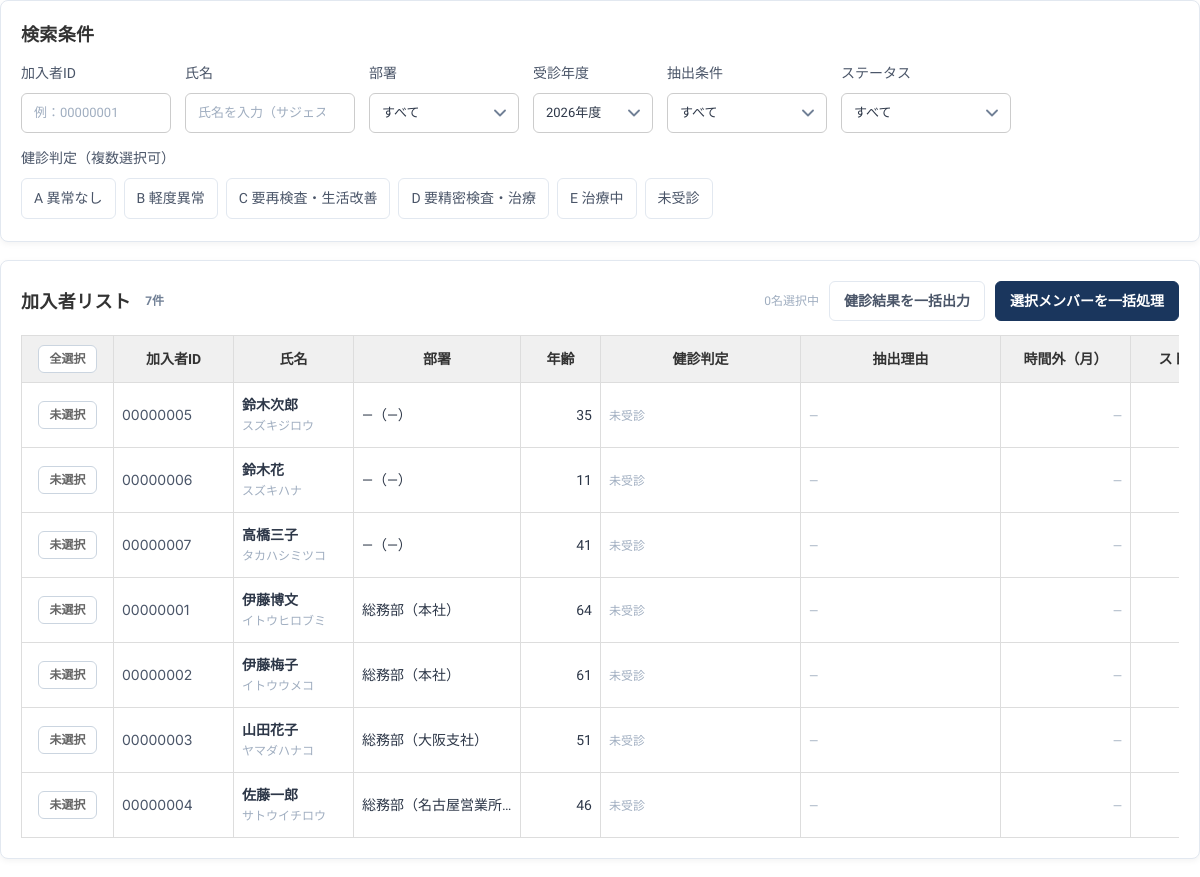
Page /oh/ (signed in) on the committed database.
### tables this page shows
CREATE TABLE member (
  id           INTEGER PRIMARY KEY AUTOINCREMENT,
  kenpo_id     INTEGER NOT NULL REFERENCES kenpo(id),
  company_id   INTEGER REFERENCES company(id),  -- あとから紐づける運用のため任意
  office_id    INTEGER REFERENCES office(id),   -- 所属コードが空の場合は未設定
  dept_id      INTEGER REFERENCES department(id),  -- 部署（事業所の下）。任意
  member_no    TEXT NOT NULL,                  -- 被保険者証番号
  cert_mark    TEXT,                            -- 被保険者証記号
  cert_branch  TEXT,                            -- 被保険者証枝番
  attr         TEXT,                            -- 被保険者属性名
  relation     TEXT,                            -- 続柄名称
  name         TEXT NOT NULL,                   -- 対象者氏名（漢字）
  kana         TEXT,                            -- 対象者氏名（カナ）
  sex          TEXT,
  birth        TEXT,
  qualified_at TEXT,                            -- 資格取得日（家族認定日）
  lost_at      TEXT,                            -- 資格喪失日（家族削除日）
  zip          TEXT,
  address      TEXT,
  address2     TEXT,                            -- 住所（建物名）
  tel          TEXT,
  email        TEXT,
  delivery_code TEXT,                           -- 配付先コード
  employee_code TEXT,                           -- 社員コード
  connect_id   TEXT,
  personal_id  TEXT,                            -- 個人ID
  subscriber_id TEXT,                           -- 加入者ID
  src_company_code TEXT,                        -- 取込時の事業所（企業）コード
  src_office_code  TEXT,                        -- 取込時の所属コード
  created_at   TEXT NOT NULL DEFAULT (datetime('now','localtime')),
  updated_at   TEXT, night_work INTEGER NOT NULL DEFAULT 0, excluded INTEGER NOT NULL DEFAULT 0,
  -- 本人と家族は同じ被保険者証番号で枝番が異なるため、枝番まで含めて一意にする
  UNIQUE (kenpo_id, cert_mark, member_no, cert_branch)
);

### sanmen.py (the view)
@bp.route("/")
@need("oh.list")
def oh_list():
    acc = H.current_account()
    f = form_filter()
    rows = build_rows(acc, f["fy"], f)
    flow_c = flow_counts(rows)
    rows = apply_row_filter(rows, f)
    total = len(rows)
    done = sum(1 for r in rows if r["exam_date"])
    cols = visible_cols(acc)
    if is_doctor(acc):
        cols = [c for c in cols if c != "dept"]
    return render_template("sanmen_list.html", rows=rows, f=f, flow_c=flow_c,
                           cols=cols, total=total, done=done,
                           notdone=total - done, **common(f["fy"]))

### app.py (called while the page is built, shortened)
def feature_na(key, role_key):
    return role_key in FEATURE_NA_ROLES.get(key, ())

def get_db():
    if "db" not in g:
        g.db = sqlite3.connect(DB_PATH)
        g.db.row_factory = sqlite3.Row
        g.db.execute("PRAGMA foreign_keys = ON")
    return g.db

def asset_ver(name="app.css"):
    try:
        return str(int(os.path.getmtime(os.path.join(BASE_DIR, "static", name))))
    except OSError:
        return "0"

@app.context_processor
def inject_asset_ver():
    return {"ASSET_V": asset_ver()}

def real_account():
    aid = session.get("account_id")
    if not aid:
        return None
    if "real_acc" not in g:
        g.real_acc = get_db().execute(
            "SELECT * FROM account WHERE id=? AND status='active'", (aid,)).fetchone()
    return g.real_acc

def support_kenpo():
    kid = session.get("support_kenpo_id")
    if not kid:
        return None

def current_account():
    me = real_account()
    if not me:
        return None
    if "acc" not in g:
        kenpo = support_kenpo()
        if kenpo:
            acc = dict(me)
            acc.update(role="kenpo_user", view_scope="kenpo_all", kenpo_id=kenpo["id"],
                       company_id=None, is_primary=0, can_download=me["can_download"],
                       name=f"{me['name']}（サポート）", support=True,
                       support_kenpo=kenpo["name"])
            g.acc = acc
        else:
            g.acc = me
    return g.acc

def sub_role(acc):
    if not acc:
        return ""
    try:
        v = acc["sub_role"]
    except (KeyError, IndexError):
        return ""
    return (v or "") if v in SUB_ROLE_LABELS else ""

def is_doctor(acc=None):
    return sub_role(acc if acc is not None else current_account()) == "doctor"

def role_key(acc=None):
    acc = acc if acc is not None else current_account()
    if not acc:
        return ""
    s = sub_role(acc)
    return acc["role"] + ("/" + s if s else "")

def feature_overrides():
    if "features" not in g:
        try:
            g.features = {(r["role_key"], r["feature"]): bool(r["allowed"])
                          for r in get_db().execute(
                              "SELECT role_key, feature, allowed FROM role_feature")}
        except sqlite3.Error:
            g.features = {}
    return g.features

@app.before_request
def keep_session():
    if session.get("account_id") and not session.permanent:
        session.permanent = True

def mail_enabled():
    return bool(os.environ.get("HIA_SMTP_HOST"))

### templates/sanmen_list.html (shortened to what this page needs)
{% extends LAYOUT %}
{% from "_sanmen_flow.html" import flow, legend, sttag, jtag, clip %}
{% block body %}
<div class="block">
  <div class="blk-head"><div class="blk-head-left"><h2>検索条件</h2></div></div>
  {% if CAN_MED %}
  <form method="get" class="oh-search2" id="ohSearch">
    <input type="hidden" name="fy" value="{{ fy }}">
    <input type="hidden" name="cond" value="{{ f.cond }}">
    <div class="oh-search2-row">
      <input type="text" id="mid" name="mid" value="{{ f.mid }}" style="width:220px"
             placeholder="加入者ID（例：00000001）">
      <input type="text" id="name" name="name" value="{{ f.name }}" style="width:240px"
             list="ohNames" placeholder="氏名（サジェスト）">
    </div>
    <div class="oh-search2-row">
      <div class="search-group"><label>ステータス</label>
        <div class="oh-jchips" id="ohStatusChips">
          <label class="oh-jchip {{ 'is-on' if not f.status }}">
            <input type="radio" name="status" value=""
                   {{ 'checked' if not f.status }}>すべて</label>
          {% for st in DOCTOR_STATUSES %}
          <label class="oh-jchip {{ 'is-on' if f.status == st }}">
            <input type="radio" name="status" value="{{ st }}"
                   {{ 'checked' if f.status == st }}>{{ st }}</label>
          {% endfor %}
        </div></div>
      <div class="search-group"><label>健診判定（複数選択可）</label>
        <div class="oh-jchips">
          {% for j in JUDGES %}
          <label class="oh-jchip {{ 'is-on' if j in f.judges }}">
            <input type="checkbox" name="judge" value="{{ j }}"
                   {{ 'checked' if j in f.judges }}>{{ j }} {{ JUDGE_LABEL[j] }}</label>
          {% endfor %}
          <label class="oh-jchip {{ 'is-on' if f.done == 'not' }}">
            <input type="checkbox" name="done" value="not"
                   {{ 'checked' if f.done == 'not' }}>未受診</label>
        </div></div>
    </div>
  </form>
  {% else %}
  <form method="get" class="search-row" style="margin:0" id="ohSearch">
    <div class="search-group"><label for="mid">加入者ID</label>
      <input type="text" id="mid" name="mid" value="{{ f.mid }}" style="width:150px"
             placeholder="例：00000001"></div>
    <div class="search-group"><label for="name">氏名</label>
      <input type="text" id="name" name="name" value="{{ f.name }}" style="width:170px"
             list="ohNames" placeholder="氏名を入力（サジェスト）"></div>
    <div class="search-group"><label for="dept">部署</label>
      <select id="dept" name="dept" style="width:150px">
        <option value="">すべて</option>
      </select></div>
    <div class="search-group"><label for="fy">受診年度</label>
      <select id="fy" name="fy" style="width:120px">
        {% for y in fys %}<option value="{{ y }}" {{ 'selected' if y == fy }}>{{ y }}年度</option>{% endfor %}
      </select></div>
    {% if acc.sub_role != 'hr' %}
    <div class="search-group"><label for="cond">抽出条件</label>
      <select id="cond" name="cond" style="width:160px">
        <option value="">すべて</option>
      </select></div>
    {% else %}
    <input type="hidden" name="cond" value="{{ f.cond }}">
    {% endif %}
    <div class="search-group"><label for="hr_class">ステータス</label>
      <select id="hr_class" name="hr_class" style="width:170px">
        <option value="">すべて</option>
      </select></div>
    <div class="search-group" style="min-width:420px">
      <label>健診判定（複数選択可）</label>
      <div class="oh-jchips">
        {% for j in JUDGES %}
        <label class="oh-jchip {{ 'is-on' if j in f.judges }}">
                 {{ 'checked' if j in f.judges }}>{{ j }} {{ JUDGE_LABEL[j] }}</label>
        {% endfor %}
        <label class="oh-jchip {{ 'is-on' if f.done == 'not' }}">
                 {{ 'checked' if f.done == 'not' }}>未受診</label>
      </div></div>
  </form>
  {% endif %}
</div>
<div class="block">
  <div class="blk-head">
    <div class="blk-head-left"><h2>加入者リスト</h2>
      <span class="count">{{ rows|length }}件</span>
    </div>
    {% if not CAN_MED %}
    <div class="actions">
      <span class="hint" id="ohSelCount">0名選択中</span>
      <button class="btn-sm" type="button"
              onclick="ohSubmitSel('{{ url_for('oh.oh_export_pdf') }}', true)">
        健診結果を一括出力</button>
      <button class="btn-sm primary" type="button" onclick="ohBulk()">
        選択メンバーを一括処理</button>
    </div>
    {% endif %}
  </div>
  {% if rows %}
  <div class="table-scroll">
  <table class="result-table oh-table"
         style="min-width:{{ 1830 if 'dept' in cols else 1630 }}px">
    <thead><tr>
      <th class="col-chk"><input type="checkbox" onclick="ohAll(this)" title="すべて選択"></th>
      {% if 'emp' in cols %}<th class="tl col-num">加入者ID</th>{% endif %}
      {% if 'name' in cols %}<th class="tl col-name">氏名</th>{% endif %}
      {% if 'dept' in cols %}<th class="tl col-long" title="部署（事業所）">部署</th>{% endif %}
      {% if 'age' in cols %}<th class="col-flag">年齢</th>{% endif %}
      {% if 'judge' in cols %}<th class="col-text">健診判定</th>{% endif %}
      {% if 'reason' in cols %}<th class="tl col-text">抽出理由</th>{% endif %}
      {% if 'overtime' in cols %}<th class="col-status">時間外（月）</th>{% endif %}
      {% if 'stress' in cols %}<th class="col-status">ストレスCK</th>{% endif %}
    </tr></thead>
    <tbody>
    {% for r in rows %}
    <tr class="ls-row">
      <td class="oh-narrow">
        <input type="checkbox" class="oh-chk" value="{{ r.id }}" onclick="ohCount()"></td>
      {% if 'emp' in cols %}
      <td class="tl code">{{ r.m.subscriber_id or r.m.employee_code or '—' }}</td>{% endif %}
      {% if 'name' in cols %}
      <td class="tl"><b>{{ r.m.name }}</b>
        <div class="hint" style="font-size:10.5px">{{ r.m.kana or '' }}</div></td>{% endif %}
      {% if 'dept' in cols %}
      <td class="tl">{{ clip((r.m.dept_name or '—') ~ '（' ~ (r.m.office_name or '—') ~ '）',
                            '部署・事業所', 165) }}</td>{% endif %}
      {% if 'age' in cols %}<td class="num">{{ r.age if r.age is not none else '-' }}</td>{% endif %}
      {% if 'judge' in cols %}
      <td class="tl">{% if r.judge %}<span class="oh-jtext"
            title="受診日 {{ r.exam_date or '—' }}">{{ r.judge }}　{{ JUDGE_LABEL[r.judge] }}</span>
        {% else %}<span class="hint">未受診</span>{% endif %}</td>{% endif %}
      {% if 'reason' in cols %}
      <td class="tl">{{ clip(r.reason_text, '抽出理由（全文）', 195) }}</td>{% endif %}
      {% if 'overtime' in cols %}
      <td class="num" {% if r.overtime %}title="{{ r.overtime.ym }}"{% endif %}>
        {% if r.overtime %}
        <b {% if r.overtime.hours > OT_LIMIT %}class="risk-高"{% endif %}>
          {{ '%.0f'|format(r.overtime.hours) }}</b> h
        {% if r.overtime.hours > OT_LIMIT2 %}<span class="st-label ng">100h超</span>
        {% elif r.overtime.hours > OT_LIMIT %}<span class="st-label warn">80h超</span>{% endif %}
        {% else %}<span class="hint">—</span>{% endif %}</td>{% endif %}
      {% if 'stress' in cols %}
      <td>
        </td>{% endif %}
    </tr>
    {% endfor %}
    </tbody>
  </table>
  </div>
  {% else %}
  <div class="empty-box">条件に一致する対象者がいません。加入者マスタと取込データをご確認ください。</div>
  {% endif %}
</div>
{% endblock %}

### templates/frag_base.html (style rules this page uses)
body { margin:0;background:transparent }

### rows in the picture
member: m "00000005", m.name "鈴木次郎", m "スズキジロウ"
member: m "00000006", m.name "鈴木花", m "スズキハナ"
member: m "00000007", m.name "高橋三子", m "タカハシミツコ"
member: m "00000001", m.name "伊藤博文", m "イトウヒロブミ"
member: m "00000002", m.name "伊藤梅子", m "イトウウメコ"
member: m "00000003", m.name "山田花子", m "ヤマダハナコ"
member: m "00000004", m.name "佐藤一郎", m "サトウイチロウ"

### other values in the picture
{{ j }} "A" "B" "C" "D" "E"
{{ JUDGE_LABEL[j] }} "異常なし" "軽度異常" "要再検査・生活改善" "要精密検査・治療" "治療中"
{{ rows|length }} "7"
{{ text }} "—（—）" "—（—）" "—（—）" "総務部（本社）" "総務部（本社）" "総務部（大阪支社）" "総務部（名古屋営業所…"
{{ r.age if r.age is not none else '-' }} "35" "11" "41" "64" "61" "51" "46"
form field fy "2026年度"
